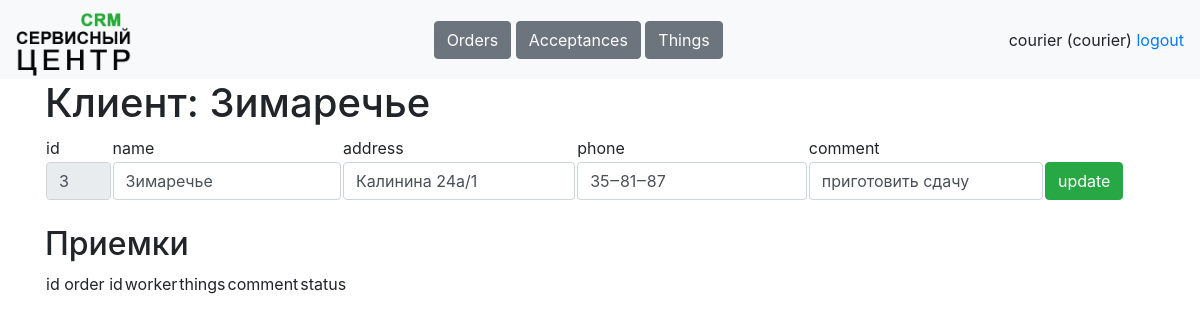
The page /tables/clients/3 (signed in) on the database its author committed.
### data/tables.py (models this page shows, shortened)
class Worker(db_session.SqlAlchemyBase, SerializerMixin, UserMixin):
    __tablename__ = 'workers'
    id = Column(sqlalchemy.Integer, primary_key=True, autoincrement=True)
    username = Column(sqlalchemy.String, nullable=True)
    name = Column(sqlalchemy.String, nullable=True)
    password = Column(sqlalchemy.String, nullable=True)
    role = Column(sqlalchemy.String, nullable=True)
    phone = Column(sqlalchemy.String, nullable=True)
    comment = Column(sqlalchemy.String, nullable=True)
    works = orm.relationship('Work', back_populates='worker')
    acceptances = orm.relationship('Acceptance', back_populates='worker')

class Client(db_session.SqlAlchemyBase, SerializerMixin):
    __tablename__ = 'clients'
    id = Column(sqlalchemy.Integer, primary_key=True, autoincrement=True)
    name = Column(sqlalchemy.String, nullable=True, default='')
    address = Column(sqlalchemy.String, nullable=True, default='')
    phone = Column(sqlalchemy.String, nullable=True, default='')
    comment = Column(sqlalchemy.String, nullable=True, default='')
    orders = orm.relationship('Order', back_populates='client')
    things = orm.relationship('Thing', back_populates='client')

### main.py (the view)
@app.route('/tables/clients/<int:client_id>', methods=['GET', 'POST'])
@stuff.login_and_role_required(current_user, '/tables/client')
def client(client_id):
    if request.method == 'GET':
        return render_template('client.html', user=current_user,
                               client=stuff.get_entry('clients', client_id))
    elif request.method == 'POST':
        stuff.update_entry('clients', request.form)
        return redirect(f'/tables/clients')

### main.py (called while the page is built)
@login_manager.user_loader
def load_user(worker_id):
    worker = stuff.db_sess.get(Worker, worker_id)
    return worker

### stuff.py (called while the page is built)
def is_role_acceptable(role, page):
    return True

def login_and_role_required(current_user, page):
    def wrapper(f):
        @wraps(f)
        def decorated_function(*args, **kwargs):
            if current_user.is_authenticated:
                if is_role_acceptable(current_user.role, page):
                    return f(*args, **kwargs)
                return redirect('/dashboard')
            resp = redirect('/login')
            return resp
        return decorated_function
    return wrapper

def get_table(table, sort='id', reverse=0):
    if table == 'clients':
        return db_sess.query(Client)
    elif table == 'orders':
        return db_sess.query(Order)
    elif table == 'acceptances':
        return db_sess.query(Acceptance)
    elif table == 'things':
        return db_sess.query(Thing)
    elif table == 'works':
        return db_sess.query(Work)
    elif table == 'workers':
        return db_sess.query(Worker)

def get_entry(table, entry_id):
    if table == 'clients':
        return db_sess.query(Client).get(entry_id)
    elif table == 'orders':
        return db_sess.query(Order).get(entry_id)
    elif table == 'acceptances':
        return db_sess.query(Acceptance).get(entry_id)
    elif table == 'things':
        return db_sess.query(Thing).get(entry_id)
    elif table == 'works':
        return db_sess.query(Work).get(entry_id)
    elif table == 'workers':
        return db_sess.query(Worker).get(entry_id)

### templates/client.html (shortened to what this page needs)
{% extends "base.html"%}
{% block content %}
<h1>Клиент: {{client.name}}</h1>
<form method="post">
<table>
    <tr>
        <td width="6%">id</td>
        <td>name</td>
        <td>address</td>
        <td>phone</td>
        <td>comment</td>
    </tr>
    <tr>
        <td width="6%"><input class="form-control" value="{{client.id}}" name="id" readonly></td>
        <td><input class="form-control" value="{{client.name}}" name="name"></td>
        <td><input class="form-control" value="{{client.address}}" name="address"></td>
        <td><input class="form-control" value="{{client.phone}}" name="phone"></td>
        <td><input class="form-control" value="{{client.comment}}" name="comment"></td>
        <td width="10%"><button type="submit" class="btn btn-success">update</button></td>
    </tr>
</table>
</form><br>
<h2>Приемки</h2>
<table>
    <tr>
        <td width="6%">id</td>
        <td>order id</td>
        <td>worker</td>
        <td>things</td>
        <td>comment</td>
        <td colspan="2">status</td>
    </tr>
</table>
{% endblock %}

### templates/base.html (shortened to what this page needs)
<!doctype html>
<html>
<head>
    <link rel="stylesheet"
          href="https://stackpath.bootstrapcdn.com/bootstrap/4.4.1/css/bootstrap.min.css"
>
    <link rel="stylesheet" href="static/css/style.css" />
</head>
<body>
<header>
    <nav class="navbar navbar-light bg-light">
        <a class="navbar-brand" style="height: 63px;" href="/dashboard"><img height="63px" src="/static/icons/logo.png"></a>
        <div>
            {% if user.role == "manager" %}
                <a class="btn btn-secondary" href="/tables/clients" role="button">Clients</a>
                <a class="btn btn-secondary" href="/tables/orders" role="button">Orders</a>
            {% elif user.role == "courier" %}
                <a class="btn btn-secondary" href="/tables/orders" role="button">Orders</a>
                <a class="btn btn-secondary" href="/tables/acceptances" role="button">Acceptances</a>
                <a class="btn btn-secondary" href="/tables/things" role="button">Things</a>
            {% elif user.role == "worker" %}
                <a class="btn btn-secondary" href="/tables/acceptances" role="button">Acceptances</a>
                <a class="btn btn-secondary" href="/tables/works" role="button">Works</a>
                <a class="btn btn-secondary" href="/tables/things" role="button">Things</a>
            {% endif %}
        </div>
        <div>
            <a>{{user.name}} ({{user.role}})</a>
            <a href="/logout">logout</a>
        </div>
    </nav>
</header>
<main role="main" class="container">
    {% block content %}{% endblock %}
</main>
</body>
</html>

### rows shown on the page
Worker: name "courier", role "courier"
Client: name "Зимаречье", id "3", address "Калинина 24а/1", phone "35‒81‒87", comment "приготовить сдачу"
